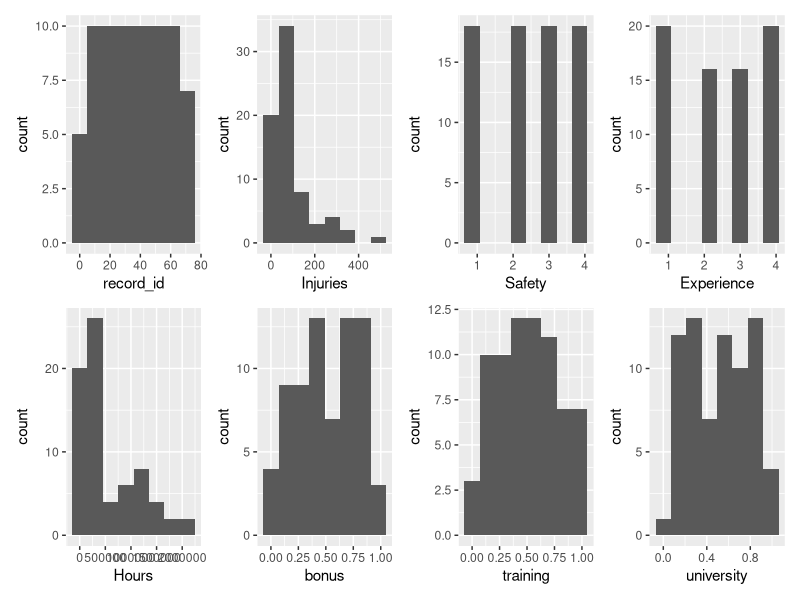
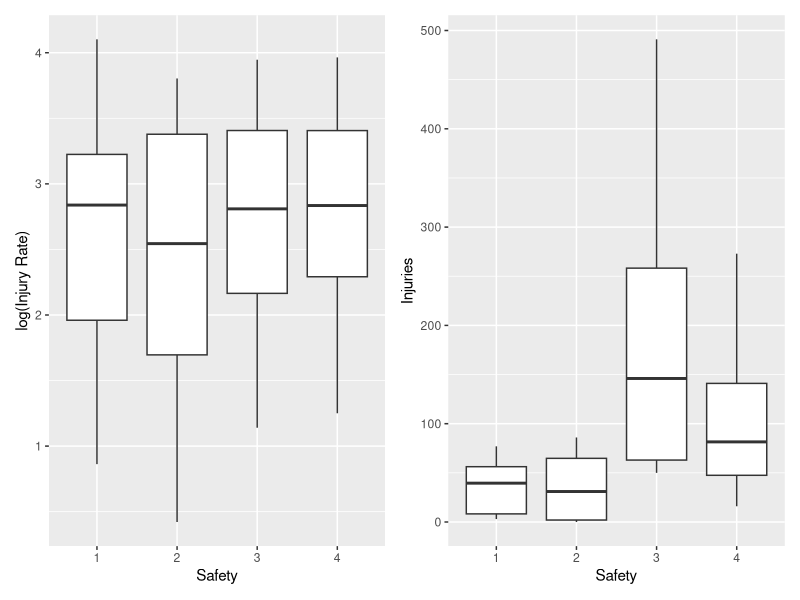
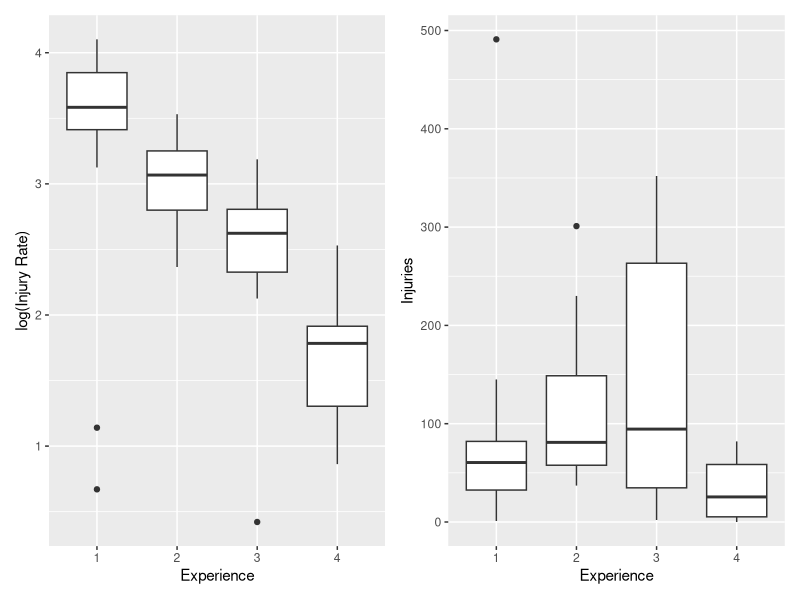
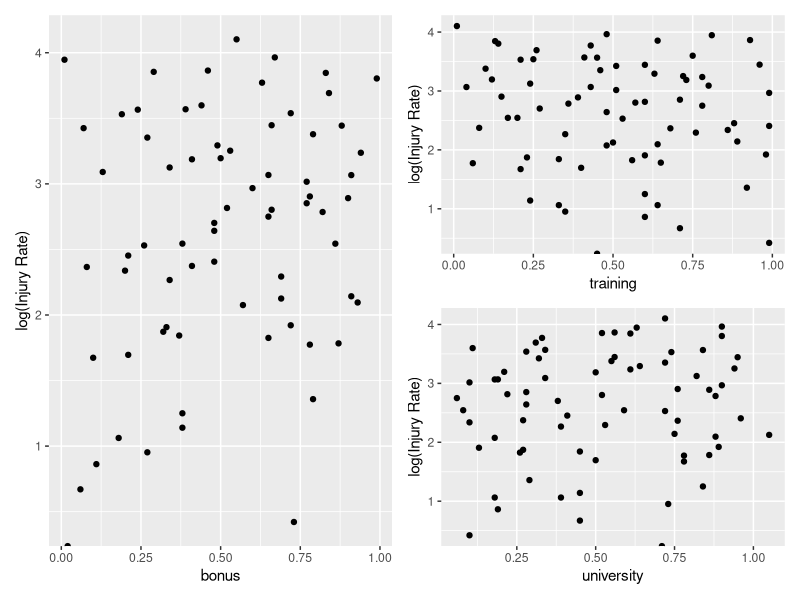

Here is the R script that generated these plots, in order:
## ---- chunk 1
data <- read.csv("injury-3.csv")
## ---- chunk 2
# code credit to: https://statsandr.com/blog/an-efficient-way-to-install-and-load-r-packages/

# Package names
packages <- c("GGally", "ggpubr", "tidyverse", "backports", "patchwork", "MASS")

# Install packages not yet installed
installed_packages <- packages %in% rownames(installed.packages())
if (any(installed_packages == FALSE)) {
  install.packages(packages[!installed_packages])
}

# Packages loading
invisible(lapply(packages, library, character.only = TRUE))
## ---- chunk 3
nrow(data) # get this to use for histogram bins later
## ---- chunk 4
vars <- names(data)

plots <- lapply(vars, function(v) {
  ggplot(data, aes(x = .data[[v]])) +
    geom_histogram(bins = (nrow(data) %/% 9)) # 72 / 8 = 9
})

wrap_plots(plots, nrow = 2)
## ---- chunk 5
min(data$Hours)
max(data$Hours)
## ---- chunk 6
data$Safety <- as.factor(data$Safety)

p1 <- ggplot(data, aes(x = Safety, y = log(Injuries / Hours * 100000))) +
  geom_boxplot() +
  labs(x = "Safety", y = "log(Injury Rate)")

p2 <- ggplot(data, aes(x = Safety, y = Injuries)) +
  geom_boxplot() +
  labs(x = "Safety", y = "Injuries")

p1 + p2
## ---- chunk 7
data$Experience <- as.factor(data$Experience)

p1 <- ggplot(data, aes(x = Experience, y = log(Injuries / Hours * 100000))) +
  geom_boxplot() +
  labs(x = "Experience", y = "log(Injury Rate)")

p2 <- ggplot(data, aes(x = Experience, y = Injuries)) +
  geom_boxplot() +
  labs(x = "Experience", y = "Injuries")

p1 + p2
## ---- chunk 8
p1 <- ggplot(data, aes(x = bonus, y = log(Injuries / Hours * 100000))) +
  geom_point() +
  labs(x = "bonus", y = "log(Injury Rate)")

p2 <- ggplot(data, aes(x = training, y = log(Injuries / Hours * 100000))) +
  geom_point() +
  labs(x = "training", y = "log(Injury Rate)")
  
p3 <- ggplot(data, aes(x = university, y = log(Injuries / Hours * 100000))) +
  geom_point() +
  labs(x = "university", y = "log(Injury Rate)")

p1 + p2 /
p3
## ---- chunk 9
fit <- glm(
  Injuries ~ offset(log(Hours)) + Safety + Experience + bonus + training + university,
  family = "poisson",
  data = data
)
summary(fit)
## ---- chunk 10
step_fit <- stepAIC(
  fit,
  scope = ~ (Safety + Experience + bonus + training + university)^2,
  direction = "both"
)
## ---- chunk 11
AIC(fit, step_fit)
BIC(fit, step_fit)
summary(step_fit)
